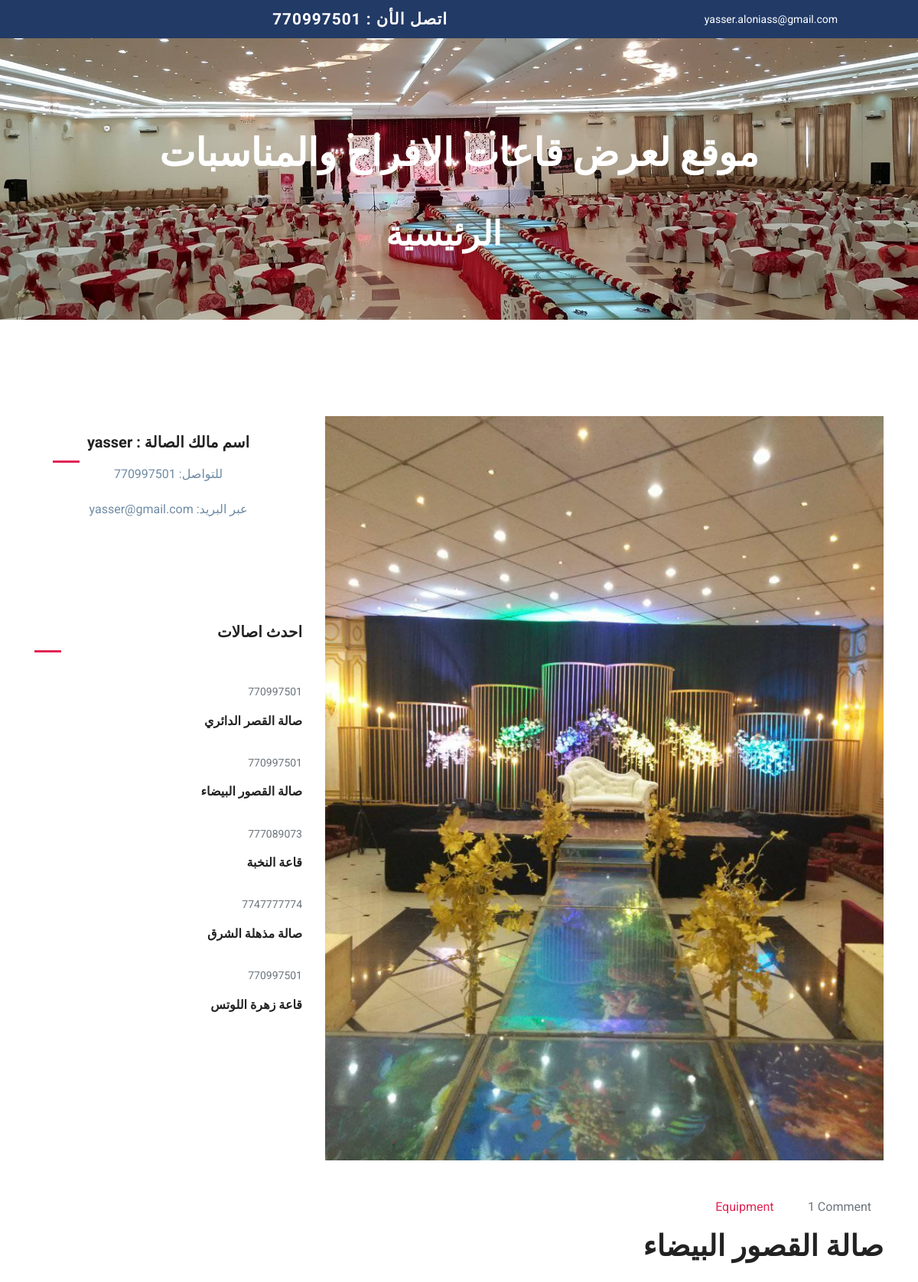
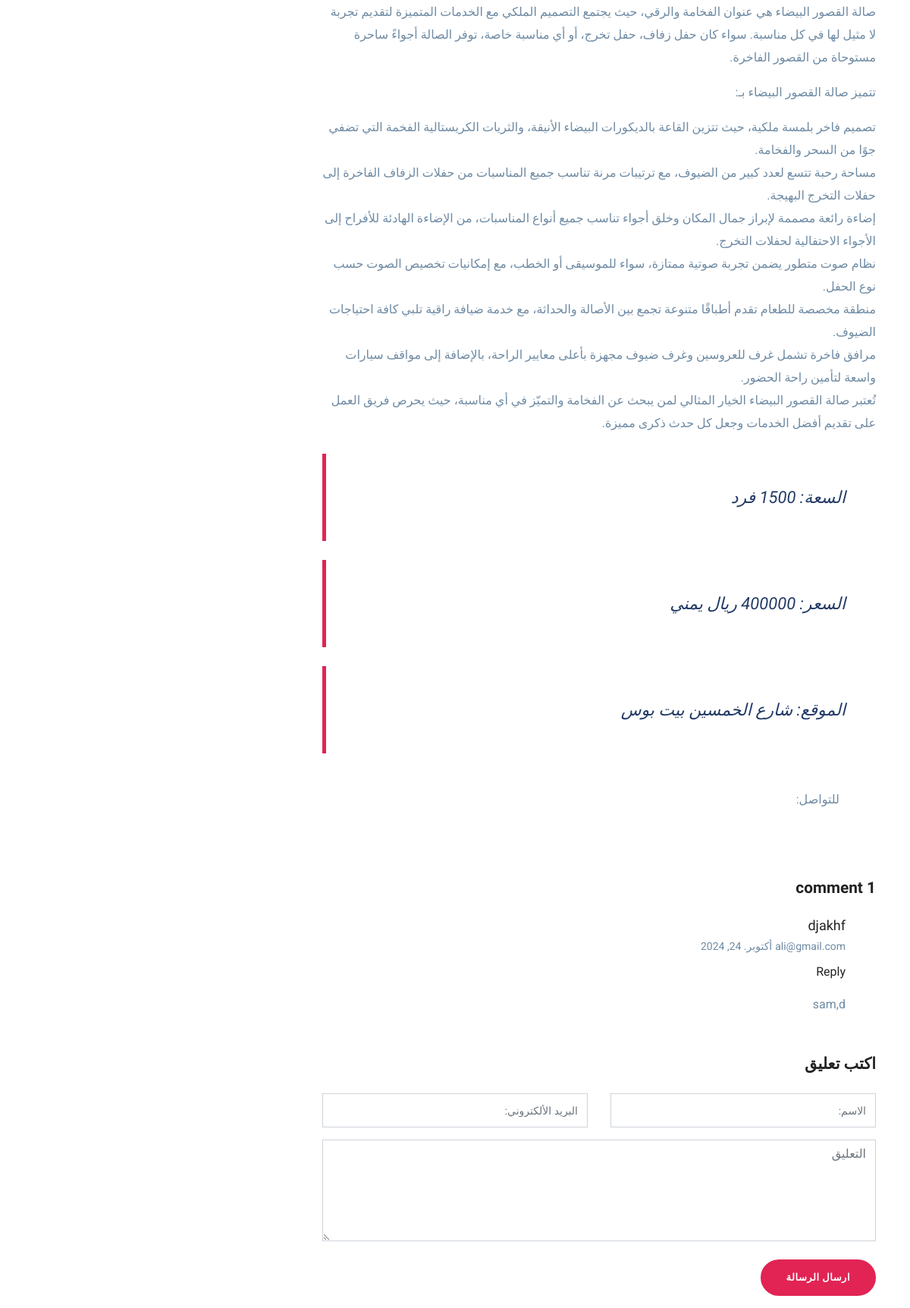
Page /2/ (upper part) on the committed database (2 pictures, top to bottom).
### Halls/models.py (models this page shows, shortened)
class Halls(models.Model):
    client = models.ForeignKey(Client, on_delete=models.CASCADE, related_name='halls')
    name = models.CharField(max_length=250)
    capacity = models.IntegerField()
    price = models.IntegerField()
    address = models.CharField(max_length=100)
    slug = models.SlugField(max_length=250, unique=True)
    body = models.TextField(default='Default Text', blank=True)
    photo = models.ImageField(upload_to='images/%Y', blank=True, null=True)
    active = models.BooleanField(default=False)
    created = models.DateTimeField(default=timezone.now)

class Shar(models.Model):
    halls = models.ForeignKey(Halls, on_delete=models.CASCADE, related_name='shar')
    name = models.CharField(max_length=80)
    email = models.EmailField()
    body = models.TextField()
    created = models.DateTimeField(auto_now_add=True)
    updated = models.DateTimeField(auto_now=True)
    active = models.BooleanField(default=True)
    class Meta:
        ordering = ['created']
        indexes = [
            models.Index(fields=['created']),
        ]

class Client(models.Model):
    name = models.CharField(max_length=250)
    phone = models.CharField(max_length=15)
    email = models.EmailField(unique=True)
    password = models.CharField(max_length=180)

### Halls/views.py (the view)
# urls.py: path('<slug:slug>/', views.halls_detail, name='halls_detail'),
def halls_detail(request, slug):
    halls = get_object_or_404(Halls, slug=slug)
    shar = halls.shar.filter(active=True)
    form = SharForm()
    sidebar_halls = Halls.objects.filter(active=True).order_by('-created')[:5]
    return render(request, 'halls/post/detail.html', {
        'halls': halls,
        'shar': shar,
        'form': form,
        'sidebar_halls': sidebar_halls,
    })

### Halls/forms.py
class SharForm(forms.ModelForm):
    class Meta:
        model = Shar
        fields = ['name', 'email', 'body']

### Halls/templates/halls/post/detail.html (shortened to what this page needs)
{% extends "halls/base.html" %}
{% block content %}
<section class="section blog-wrap">
    <div class="container">
        <div class="row">
            <div class="col-lg-8">
                <div class="row">
                    <div class="col-lg-12 mb-5">
                        <div class="single-blog-item">
                            <br>
                            <div class="blog-thumb">
                                {% if halls.photo %}
                                    <img src="{{ halls.photo.url }}" alt="{{ halls.name }}" class="img-fluid">
                                {% endif %}
                            </div>
                            <div class="blog-item-content mt-5">
                                <div class="blog-item-meta mb-3">
                                    <span class="text-color-2 text-capitalize mr-3"><i class="icofont-book-mark mr-2"></i> Equipment</span>
                                    <span class="text-muted text-capitalize mr-3"><i class="icofont-comment mr-2"></i>
                                        {% with shar.count as total_shar %}
                                            {{ total_shar }} comment{{ total_shar|pluralize }}
                                        {% endwith %}
                                    </span>
                                </div>
                                <h2 class="mb-4 text-md">{{ halls.name }}</h2>
                                <p class="lead mb-4">{{ halls.body|linebreaks }}</p>
                                <blockquote class="quote">
                                    السعة: {{ halls.capacity }} فرد
                                </blockquote>
                                <blockquote class="quote">
                                    السعر: {{ halls.price }} ريال يمني
                                </blockquote>
							<blockquote class="quote">
                                الموقع: {{ halls.address }}
							</blockquote>
                                <div class="mt-5 clearfix">
                                    <ul class="float-right list-inline">
                                        <li class="list-inline-item"> للتواصل: </li>
                                        <li class="list-inline-item"><a href="#" target="_blank"><i class="icofont-facebook" aria-hidden="true"></i></a></li>
                                        <li class="list-inline-item"><a href="#" target="_blank"><i class="icofont-twitter" aria-hidden="true"></i></a></li>
                                        <li class="list-inline-item"><a href="#" target="_blank"><i class="icofont-pinterest" aria-hidden="true"></i></a></li>
                                        <li class="list-inline-item"><a href="#" target="_blank"><i class="icofont-linkedin" aria-hidden="true"></i></a></li>
                                    </ul>
                                </div>
                            </div>
                        </div>
                    </div>
                    <div class="col-lg-12">
                        <div class="comment-area mt-4 mb-5">
                            <h4 class="mb-4">
                                {% with shar.count as total_shar %}
                                    {{ total_shar }} comment{{ total_shar|pluralize }}
                                {% endwith %}
                            </h4>
                            <ul class="comment-tree list-unstyled">
                                {% for shar in shar %}
                                    <li>
                                        <div class="comment-area-box">
                                            <div class="comment-info">
                                                <h5 class="mb-1">{{ shar.name }}</h5>
                                                <span>{{ shar.email }}</span>
                                                <span class="date-comm">{{ shar.created|date:"M. d, Y" }}</span>
                                            </div>
                                            <div class="comment-meta mt-2">
                                                <a href="#"><i class="icofont-reply mr-2 text-muted"></i>Reply</a>
                                            </div>
                                            <div class="comment-content mt-3">
                                                <p>{{ shar.body|linebreaks }}</p>
                                            </div>
                                        </div>
                                    </li>
                                {% empty %}
                                    <p>ليست هناك تعليقات.</p>
                                {% endfor %}
                            </ul>
                        </div>
                    </div>
                    <div class="col-lg-12">
                        {% include "halls/post/includes/shar_form.html" %}
                    </div>
                </div>
            </div>
            <div class="col-lg-4">
                <div class="sidebar-wrap">
                    <div class="sidebar-widget card border-0 mb-3">
                        <div class="card-body p-4 text-center">
                            <h5 class="mb-0 mt-4">اسم مالك الصالة : {{ halls.client.name }}</h5>
                                <p>للتواصل: {{ halls.client.phone }}</p>
                                <p>عبر البريد: {{ halls.client.email }}</p>
                            <ul class="list-inline author-socials">
                            </ul>
                        </div>
                    </div>
                    <div class="sidebar-widget latest-post mb-3">
                        <h5>احدث اصالات</h5>
                        {% for hall in sidebar_halls %}
                            {% if hall.active %}
                                <div class="py-2">
                                    <span class="text-sm text-muted">{{ hall.client.phone }}</span>
                                    <h6 class="mt-3 mb-3">
                                        <a href="{% url 'halls:halls_detail' hall.slug %}" class="img-link me-4">
                                            {{ hall.name }}
                                        </a>
                                    </h6>
                                </div>
                            {% endif %}
                        {% endfor %}
                    </div>
                </div>
            </div>
        </div>
    </div>
</section>
{% endblock %}

### Halls/static/css/style.css (style rules this page uses)
html { overflow-x: hidden; }
body { line-height: 1.6; font-family: "Roboto", sans-serif; -webkit-font-smoothing: antialiased; font-size: 16px; color: #6F8BA4; font-weight: 400; }
h1, .h1, h2, .h2, h3, .h3, h4, .h4, h5, .h5, h6, .h6 { font-family: "Exo", sans-serif; font-weight: 700; color: #222; }
h2, .h2 { font-size: 44px; }
h4, .h4 { font-size: 1.3rem; line-height: 30px; }
h5, .h5 { font-size: 1.25rem; }
h6, .h6 { font-size: 1rem; }
p { line-height: 30px; }
.section { padding: 100px 0; }
.text-sm { font-size: 14px; }
.text-md { font-size: 2.25rem; }
a { color: #222; text-decoration: none; transition: all .35s ease; }
.text-color-2 { color: #e12454; }
.blog-item-content h2 { font-weight: 600; font-size: 38px; }
.comment-area h5 { font-size: 18px; font-weight: 500; }
.comment-area span { font-size: 14px; }
.quote { font-size: 22px; color: #223a66; padding: 40px; font-style: italic; border-left: 5px solid #e12454; margin: 25px 0px; }
.sidebar-widget { margin-bottom: 30px; padding-bottom: 35px; }
.sidebar-widget h5 { margin-bottom: 30px; position: relative; padding-bottom: 15px; }
.sidebar-widget h5:before { position: absolute; content: ""; left: 0px; bottom: 0px; width: 35px; height: 3px; background: #e12454; }

### Halls/static/css/css.css (style rules this page uses)
body { direction: rtl; text-align: right; }

### rows in the picture
Halls: photo (picture), name "صالة القصور البيضاء", body "صالة القصور البيضاء هي عنوان الفخامة والرقي، حيث يجتمع التصميم الملكي مع الخدمات المتميزة لتقديم تجربة لا مثيل لها في كل مناسبة. سواء كان حفل زفاف، حفل تخرج، أو أي مناسبة خاصة، توفر الصالة أجواءً ساحرة مستوحاة من القصور الفاخرة. تتميز صالة القصور البيضاء بـ: تصميم فاخر بلمسة ملكية، حيث تتزين القاعة بالديكورات البيضاء الأنيقة، والثريات الكريستالية الفخمة التي تضفي جوًا من السحر والفخامة. مساحة رحبة تتسع لعدد كبير من الضيوف، مع ترتيبات مرنة تناسب جميع المناسبات من حفلات الزفاف الفاخرة إلى حفلات التخرج البهيجة. إضاءة رائعة مصممة لإبراز جمال المكان وخلق أجواء تناسب جميع أنواع المناسبات، من الإضاءة الهادئة للأفراح إلى الأجواء الاحتفالية لحفلات التخرج. نظام صوت متطور يضمن تجربة صوتية ممتازة، سواء…", capacity "1500", price "400000", address "شارع الخمسين بيت بوس", client.name "yasser", client.phone "770997501", client.email "yasser@gmail.com"
Shar: name "djakhf", email "ali@gmail.com", created "أكتوبر. 24, 2024", body "sam,d"
Halls: client.phone "770997501", name "صالة القصر الدائري"
Halls: client.phone "777089073", name "قاعة النخبة"
Halls: client.phone "7747777774", name "صالة مذهلة الشرق"
Halls: client.phone "770997501", name "قاعة زهرة اللوتس"

### other values in the picture
{{ total_shar }} "1"
